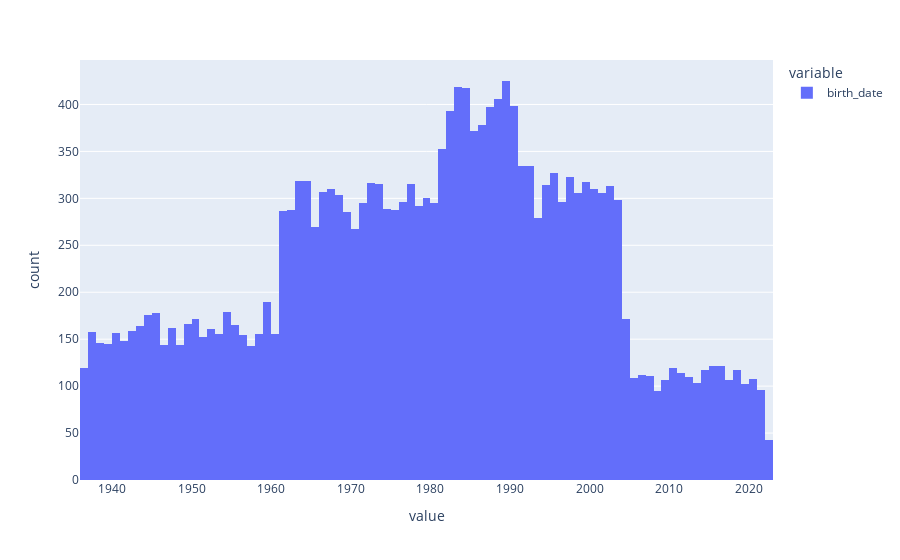

The notebook cell saved with this chart:
### Markdown cell above
## TEST VISUALS (FOR DEBUG PURPOSES)

### Code cell
fig = px.histogram(patients.birth_date)
fig.show()

### Figure 1 — Plotly figure (JSON) as saved in the notebook; plotly's stock layout.template omitted (floating-point values rounded to 4 significant figures; data arrays with more than 128 entries replaced by an {"elided": "..."} marker saying what was removed)
{"data": [{"alignmentgroup": "True", "bingroup": "x", "hovertemplate": "variable=birth_date<br>value=%{x}<br>count=%{y}<extra></extra>", "legendgroup": "birth_date", "marker": {"color": "#636efa", "pattern": {"shape": ""}}, "name": "birth_date", "offsetgroup": "birth_date", "orientation": "v", "showlegend": true, "type": "histogram", "x": {"elided": "20000 str values"}, "xaxis": "x", "yaxis": "y"}], "layout": {"autosize": true, "barmode": "relative", "legend": {"title": {"text": "variable"}, "tracegroupgap": 0}, "margin": {"t": 60}, "xaxis": {"anchor": "y", "autorange": true, "domain": [0, 1], "range": ["1936-01-01", "2022-12-31 12:00"], "title": {"text": "value"}, "type": "date"}, "yaxis": {"anchor": "x", "autorange": true, "domain": [0, 1], "range": [0, 447.4], "title": {"text": "count"}}}}
